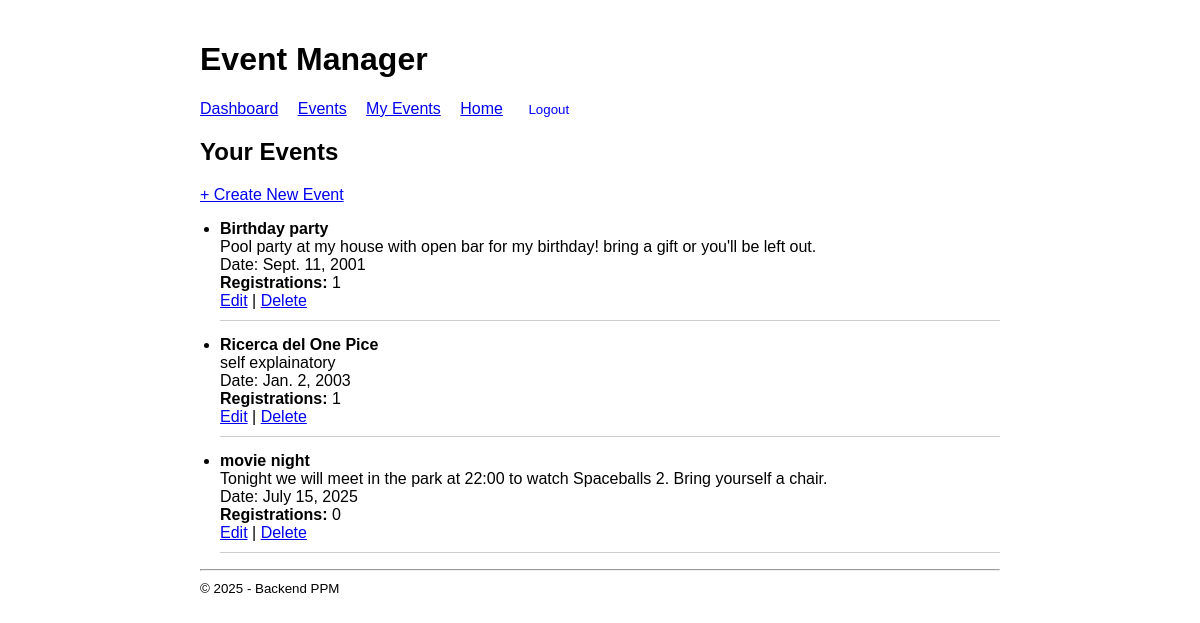
The app's page /events/dashboard/ (signed in) with its own data.
### events/models.py (models this page shows, shortened)
class Event(models.Model):
    title= models.CharField(max_length=200)
    description = models.TextField()
    date = models.DateField()
    organizer= models.ForeignKey(
        settings.AUTH_USER_MODEL,
        on_delete=models.CASCADE,
        related_name='organized_events'
    )

### events/views.py (the view)
# urls.py: path('dashboard/', organizer_dashboard, name='organizer_dashboard'),
@login_required
def organizer_dashboard(request):
    if not request.user.is_organizer:
        return HttpResponseForbidden("Non sei autorizzato a vedere questa pagina.")
    events = Event.objects.filter(organizer=request.user) \
        .annotate(registration_count=Count('registrations')) \
        .order_by('date')
    return render(request, 'events/organizer_dashboard.html', {'events': events})

### events/templates/events/organizer_dashboard.html (shortened to what this page needs)
{% extends 'base.html' %}
{% block content %}
    <h2>Your Events</h2>
    <a href="{% url 'event_create' %}">+ Create New Event</a>
    <ul>
        {% for event in events %}
            <li class="event">
                <strong>{{ event.title }}</strong><br>
                {{ event.description }}<br>
                Date: {{ event.date }}<br>
                <strong>Registrations:</strong> {{ event.registration_count }}<br>
                <a href="{% url 'event_edit' event.pk %}">Edit</a> |
                <a href="{% url 'event_delete' event.pk %}">Delete</a>
            </li>
        {% empty %}
            <li>You haven't created any events yet.</li>
        {% endfor %}
    </ul>
{% endblock %}

### templates/base.html (style rules this page uses)
body { font-family: Arial, sans-serif; max-width: 800px; margin: auto; padding: 20px; }
ul { padding-left: 20px; }
.event { border-bottom: 1px solid #ccc; margin-bottom: 15px; padding-bottom: 10px; }

### records on screen
Event: title "Birthday party", description "Pool party at my house with open bar for my birthday! bring a gift or you'll be left out.", date "Sept. 11, 2001", registration_count "1"
Event: title "Ricerca del One Pice", description "self explainatory", date "Jan. 2, 2003", registration_count "1"
Event: title "movie night", description "Tonight we will meet in the park at 22:00 to watch Spaceballs 2. Bring yourself a chair.", date "July 15, 2025", registration_count "0"
